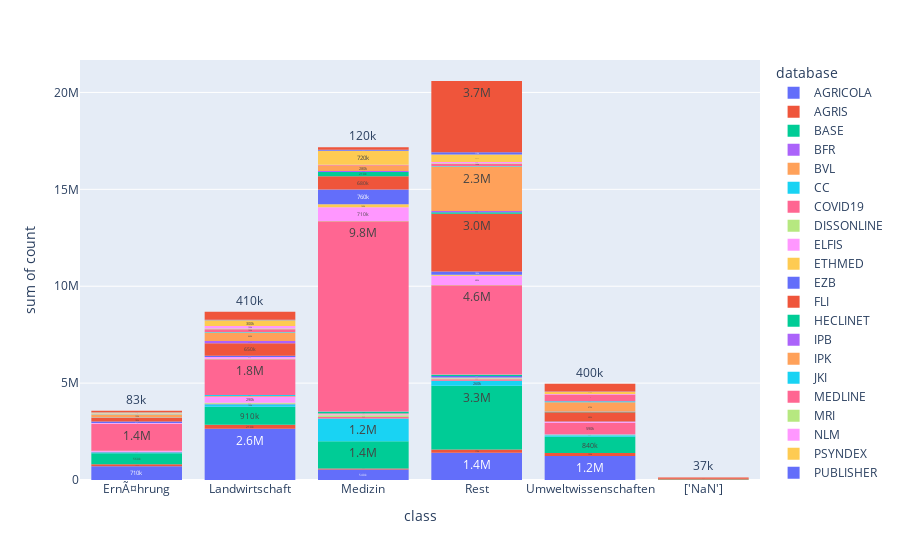

This figure's notebook cell:
### Code cell
titles= "Datenbank & Menge an Veröffentlichungen"
fig1= px.histogram(df_db_class_sum, x="class",y="count",color="database", text_auto='.2s')

fig1.show()

### Figure 1 — Plotly figure (JSON) as saved in the notebook; plotly's stock layout.template omitted (floating-point values rounded to 4 significant figures)
{"data": [{"alignmentgroup": "True", "bingroup": "x", "histfunc": "sum", "hovertemplate": "database=AGRICOLA<br>class=%{x}<br>sum of count=%{y}<extra></extra>", "legendgroup": "AGRICOLA", "marker": {"color": "#636efa", "pattern": {"shape": ""}}, "name": "AGRICOLA", "offsetgroup": "AGRICOLA", "orientation": "v", "showlegend": true, "texttemplate": "%{value:.2s}", "type": "histogram", "x": ["ErnÃ¤hrung", "Landwirtschaft", "Medizin", "Rest", "Umweltwissenschaften", "['NaN']"], "xaxis": "x", "y": [713804, 2643331, 542388, 1405856, 1241343, 6262], "yaxis": "y"}, {"alignmentgroup": "True", "bingroup": "x", "histfunc": "sum", "hovertemplate": "database=AGRIS<br>class=%{x}<br>sum of count=%{y}<extra></extra>", "legendgroup": "AGRIS", "marker": {"color": "#EF553B", "pattern": {"shape": ""}}, "name": "AGRIS", "offsetgroup": "AGRIS", "orientation": "v", "showlegend": true, "texttemplate": "%{value:.2s}", "type": "histogram", "x": ["ErnÃ¤hrung", "Landwirtschaft", "Medizin", "Rest", "Umweltwissenschaften", "['NaN']"], "xaxis": "x", "y": [100131, 212615, 48661, 171709, 150147, 102], "yaxis": "y"}, {"alignmentgroup": "True", "bingroup": "x", "histfunc": "sum", "hovertemplate": "database=BASE<br>class=%{x}<br>sum of count=%{y}<extra></extra>", "legendgroup": "BASE", "marker": {"color": "#00cc96", "pattern": {"shape": ""}}, "name": "BASE", "offsetgroup": "BASE", "orientation": "v", "showlegend": true, "texttemplate": "%{value:.2s}", "type": "histogram", "x": ["ErnÃ¤hrung", "Landwirtschaft", "Medizin", "Rest", "Umweltwissenschaften", "['NaN']"], "xaxis": "x", "y": [564466, 913234, 1403178, 3282043, 842549, 22986], "yaxis": "y"}, {"alignmentgroup": "True", "bingroup": "x", "histfunc": "sum", "hovertemplate": "database=BFR<br>class=%{x}<br>sum of count=%{y}<extra></extra>", "legendgroup": "BFR", "marker": {"color": "#ab63fa", "pattern": {"shape": ""}}, "name": "BFR", "offsetgroup": "BFR", "orientation": "v", "showlegend": true, "texttemplate": "%{value:.2s}", "type": "histogram", "x": ["ErnÃ¤hrung", "Landwirtschaft", "Medizin", "Rest", "Umweltwissenschaften", "['NaN']"], "xaxis": "x", "y": [1546, 5882, 5205, 3325, 693, 40], "yaxis": "y"}, {"alignmentgroup": "True", "bingroup": "x", "histfunc": "sum", "hovertemplate": "database=BVL<br>class=%{x}<br>sum of count=%{y}<extra></extra>", "legendgroup": "BVL", "marker": {"color": "#FFA15A", "pattern": {"shape": ""}}, "name": "BVL", "offsetgroup": "BVL", "orientation": "v", "showlegend": true, "texttemplate": "%{value:.2s}", "type": "histogram", "x": ["ErnÃ¤hrung", "Landwirtschaft", "Medizin", "Rest", "Umweltwissenschaften", "['NaN']"], "xaxis": "x", "y": [780, 2877, 1977, 1768, 394, 4], "yaxis": "y"}, {"alignmentgroup": "True", "bingroup": "x", "histfunc": "sum", "hovertemplate": "database=CC<br>class=%{x}<br>sum of count=%{y}<extra></extra>", "legendgroup": "CC", "marker": {"color": "#19d3f3", "pattern": {"shape": ""}}, "name": "CC", "offsetgroup": "CC", "orientation": "v", "showlegend": true, "texttemplate": "%{value:.2s}", "type": "histogram", "x": ["ErnÃ¤hrung", "Landwirtschaft", "Medizin", "Rest", "Umweltwissenschaften", "['NaN']"], "xaxis": "x", "y": [55293, 132480, 1177605, 263010, 68264, 491], "yaxis": "y"}, {"alignmentgroup": "True", "bingroup": "x", "histfunc": "sum", "hovertemplate": "database=COVID19<br>class=%{x}<br>sum of count=%{y}<extra></extra>", "legendgroup": "COVID19", "marker": {"color": "#FF6692", "pattern": {"shape": ""}}, "name": "COVID19", "offsetgroup": "COVID19", "orientation": "v", "showlegend": true, "texttemplate": "%{value:.2s}", "type": "histogram", "x": ["ErnÃ¤hrung", "Landwirtschaft", "Medizin", "Rest", "Umweltwissenschaften", "['NaN']"], "xaxis": "x", "y": [23708, 19712, 67857, 65168, 9559, 7], "yaxis": "y"}, {"alignmentgroup": "True", "bingroup": "x", "histfunc": "sum", "hovertemplate": "database=DISSONLINE<br>class=%{x}<br>sum of count=%{y}<extra></extra>", "legendgroup": "DISSONLINE", "marker": {"color": "#B6E880", "pattern": {"shape": ""}}, "name": "DISSONLINE", "offsetgroup": "DISSONLINE", "orientation": "v", "showlegend": true, "texttemplate": "%{value:.2s}", "type": "histogram", "x": ["ErnÃ¤hrung", "Landwirtschaft", "Medizin", "Rest", "Umweltwissenschaften"], "xaxis": "x", "y": [4444, 61649, 96660, 52977, 11712], "yaxis": "y"}, {"alignmentgroup": "True", "bingroup": "x", "histfunc": "sum", "hovertemplate": "database=ELFIS<br>class=%{x}<br>sum of count=%{y}<extra></extra>", "legendgroup": "ELFIS", "marker": {"color": "#FF97FF", "pattern": {"shape": ""}}, "name": "ELFIS", "offsetgroup": "ELFIS", "orientation": "v", "showlegend": true, "texttemplate": "%{value:.2s}", "type": "histogram", "x": ["ErnÃ¤hrung", "Landwirtschaft", "Medizin", "Rest", "Umweltwissenschaften", "['NaN']"], "xaxis": "x", "y": [34995, 285687, 43982, 34047, 21519, 53], "yaxis": "y"}, {"alignmentgroup": "True", "bingroup": "x", "histfunc": "sum", "hovertemplate": "database=ETHMED<br>class=%{x}<br>sum of count=%{y}<extra></extra>", "legendgroup": "ETHMED", "marker": {"color": "#FECB52", "pattern": {"shape": ""}}, "name": "ETHMED", "offsetgroup": "ETHMED", "orientation": "v", "showlegend": true, "texttemplate": "%{value:.2s}", "type": "histogram", "x": ["ErnÃ¤hrung", "Landwirtschaft", "Medizin", "Rest", "Umweltwissenschaften"], "xaxis": "x", "y": [100, 1631, 29113, 12997, 93], "yaxis": "y"}, {"alignmentgroup": "True", "bingroup": "x", "histfunc": "sum", "hovertemplate": "database=EZB<br>class=%{x}<br>sum of count=%{y}<extra></extra>", "legendgroup": "EZB", "marker": {"color": "#636efa", "pattern": {"shape": ""}}, "name": "EZB", "offsetgroup": "EZB", "orientation": "v", "showlegend": true, "texttemplate": "%{value:.2s}", "type": "histogram", "x": ["ErnÃ¤hrung", "Landwirtschaft", "Medizin", "Rest", "Umweltwissenschaften"], "xaxis": "x", "y": [1432, 9945, 18398, 70487, 5096], "yaxis": "y"}, {"alignmentgroup": "True", "bingroup": "x", "histfunc": "sum", "hovertemplate": "database=FLI<br>class=%{x}<br>sum of count=%{y}<extra></extra>", "legendgroup": "FLI", "marker": {"color": "#EF553B", "pattern": {"shape": ""}}, "name": "FLI", "offsetgroup": "FLI", "orientation": "v", "showlegend": true, "texttemplate": "%{value:.2s}", "type": "histogram", "x": ["ErnÃ¤hrung", "Landwirtschaft", "Medizin", "Rest", "Umweltwissenschaften", "['NaN']"], "xaxis": "x", "y": [287, 9159, 5232, 2529, 572, 28], "yaxis": "y"}, {"alignmentgroup": "True", "bingroup": "x", "histfunc": "sum", "hovertemplate": "database=HECLINET<br>class=%{x}<br>sum of count=%{y}<extra></extra>", "legendgroup": "HECLINET", "marker": {"color": "#00cc96", "pattern": {"shape": ""}}, "name": "HECLINET", "offsetgroup": "HECLINET", "orientation": "v", "showlegend": true, "texttemplate": "%{value:.2s}", "type": "histogram", "x": ["ErnÃ¤hrung", "Landwirtschaft", "Medizin", "Rest", "Umweltwissenschaften", "['NaN']"], "xaxis": "x", "y": [1041, 664, 78642, 55197, 2660, 22], "yaxis": "y"}, {"alignmentgroup": "True", "bingroup": "x", "histfunc": "sum", "hovertemplate": "database=IPB<br>class=%{x}<br>sum of count=%{y}<extra></extra>", "legendgroup": "IPB", "marker": {"color": "#ab63fa", "pattern": {"shape": ""}}, "name": "IPB", "offsetgroup": "IPB", "orientation": "v", "showlegend": true, "texttemplate": "%{value:.2s}", "type": "histogram", "x": ["ErnÃ¤hrung", "Landwirtschaft", "Medizin", "Rest", "Umweltwissenschaften", "['NaN']"], "xaxis": "x", "y": [220, 4039, 1468, 2681, 308, 20], "yaxis": "y"}, {"alignmentgroup": "True", "bingroup": "x", "histfunc": "sum", "hovertemplate": "database=IPK<br>class=%{x}<br>sum of count=%{y}<extra></extra>", "legendgroup": "IPK", "marker": {"color": "#FFA15A", "pattern": {"shape": ""}}, "name": "IPK", "offsetgroup": "IPK", "orientation": "v", "showlegend": true, "texttemplate": "%{value:.2s}", "type": "histogram", "x": ["ErnÃ¤hrung", "Landwirtschaft", "Medizin", "Rest", "Umweltwissenschaften", "['NaN']"], "xaxis": "x", "y": [1041, 27904, 4398, 8907, 2447, 86], "yaxis": "y"}, {"alignmentgroup": "True", "bingroup": "x", "histfunc": "sum", "hovertemplate": "database=JKI<br>class=%{x}<br>sum of count=%{y}<extra></extra>", "legendgroup": "JKI", "marker": {"color": "#19d3f3", "pattern": {"shape": ""}}, "name": "JKI", "offsetgroup": "JKI", "orientation": "v", "showlegend": true, "texttemplate": "%{value:.2s}", "type": "histogram", "x": ["ErnÃ¤hrung", "Landwirtschaft", "Medizin", "Rest", "Umweltwissenschaften", "['NaN']"], "xaxis": "x", "y": [3379, 57632, 5637, 15377, 10000, 540], "yaxis": "y"}, {"alignmentgroup": "True", "bingroup": "x", "histfunc": "sum", "hovertemplate": "database=MEDLINE<br>class=%{x}<br>sum of count=%{y}<extra></extra>", "legendgroup": "MEDLINE", "marker": {"color": "#FF6692", "pattern": {"shape": ""}}, "name": "MEDLINE", "offsetgroup": "MEDLINE", "orientation": "v", "showlegend": true, "texttemplate": "%{value:.2s}", "type": "histogram", "x": ["ErnÃ¤hrung", "Landwirtschaft", "Medizin", "Rest", "Umweltwissenschaften", "['NaN']"], "xaxis": "x", "y": [1387811, 1838937, 9821811, 4598467, 587804, 1], "yaxis": "y"}, {"alignmentgroup": "True", "bingroup": "x", "histfunc": "sum", "hovertemplate": "database=MRI<br>class=%{x}<br>sum of count=%{y}<extra></extra>", "legendgroup": "MRI", "marker": {"color": "#B6E880", "pattern": {"shape": ""}}, "name": "MRI", "offsetgroup": "MRI", "orientation": "v", "showlegend": true, "texttemplate": "%{value:.2s}", "type": "histogram", "x": ["ErnÃ¤hrung", "Landwirtschaft", "Medizin", "Rest", "Umweltwissenschaften", "['NaN']"], "xaxis": "x", "y": [14705, 34238, 10249, 18136, 4580, 1206], "yaxis": "y"}, {"alignmentgroup": "True", "bingroup": "x", "histfunc": "sum", "hovertemplate": "database=NLM<br>class=%{x}<br>sum of count=%{y}<extra></extra>", "legendgroup": "NLM", "marker": {"color": "#FF97FF", "pattern": {"shape": ""}}, "name": "NLM", "offsetgroup": "NLM", "orientation": "v", "showlegend": true, "texttemplate": "%{value:.2s}", "type": "histogram", "x": ["ErnÃ¤hrung", "Landwirtschaft", "Medizin", "Rest", "Umweltwissenschaften", "['NaN']"], "xaxis": "x", "y": [27998, 88917, 709434, 481174, 41258, 84], "yaxis": "y"}, {"alignmentgroup": "True", "bingroup": "x", "histfunc": "sum", "hovertemplate": "database=PSYNDEX<br>class=%{x}<br>sum of count=%{y}<extra></extra>", "legendgroup": "PSYNDEX", "marker": {"color": "#FECB52", "pattern": {"shape": ""}}, "name": "PSYNDEX", "offsetgroup": "PSYNDEX", "orientation": "v", "showlegend": true, "texttemplate": "%{value:.2s}", "type": "histogram", "x": ["ErnÃ¤hrung", "Landwirtschaft", "Medizin", "Rest", "Umweltwissenschaften", "['NaN']"], "xaxis": "x", "y": [3281, 657, 160815, 40847, 403, 2], "yaxis": "y"}, {"alignmentgroup": "True", "bingroup": "x", "histfunc": "sum", "hovertemplate": "database=PUBLISHER<br>class=%{x}<br>sum of count=%{y}<extra></extra>", "legendgroup": "PUBLISHER", "marker": {"color": "#636efa", "pattern": {"shape": ""}}, "name": "PUBLISHER", "offsetgroup": "PUBLISHER", "orientation": "v", "showlegend": true, "texttemplate": "%{value:.2s}", "type": "histogram", "x": ["ErnÃ¤hrung", "Landwirtschaft", "Medizin", "Rest", "Umweltwissenschaften", "['NaN']"], "xaxis": "x", "y": [81607, 55643, 758829, 175676, 12856, 144], "yaxis": "y"}, {"alignmentgroup": "True", "bingroup": "x", "histfunc": "sum", "hovertemplate": "database=SKH<br>class=%{x}<br>sum of count=%{y}<extra></extra>", "legendgroup": "SKH", "marker": {"color": "#EF553B", "pattern": {"shape": ""}}, "name": "SKH", "offsetgroup": "SKH", "orientation": "v", "showlegend": true, "texttemplate": "%{value:.2s}", "type": "histogram", "x": ["ErnÃ¤hrung", "Landwirtschaft", "Medizin", "Rest", "Umweltwissenschaften", "['NaN']"], "xaxis": "x", "y": [178437, 650033, 681613, 2978169, 482251, 56832], "yaxis": "y"}, {"alignmentgroup": "True", "bingroup": "x", "histfunc": "sum", "hovertemplate": "database=SOMED<br>class=%{x}<br>sum of count=%{y}<extra></extra>", "legendgroup": "SOMED", "marker": {"color": "#00cc96", "pattern": {"shape": ""}}, "name": "SOMED", "offsetgroup": "SOMED", "orientation": "v", "showlegend": true, "texttemplate": "%{value:.2s}", "type": "histogram", "x": ["ErnÃ¤hrung", "Landwirtschaft", "Medizin", "Rest", "Umweltwissenschaften", "['NaN']"], "xaxis": "x", "y": [16441, 5711, 214978, 70712, 27987, 191], "yaxis": "y"}, {"alignmentgroup": "True", "bingroup": "x", "histfunc": "sum", "hovertemplate": "database=SVM<br>class=%{x}<br>sum of count=%{y}<extra></extra>", "legendgroup": "SVM", "marker": {"color": "#ab63fa", "pattern": {"shape": ""}}, "name": "SVM", "offsetgroup": "SVM", "orientation": "v", "showlegend": true, "texttemplate": "%{value:.2s}", "type": "histogram", "x": ["ErnÃ¤hrung", "Landwirtschaft", "Medizin", "Rest", "Umweltwissenschaften", "['NaN']"], "xaxis": "x", "y": [6902, 107932, 54085, 68045, 14660, 166], "yaxis": "y"}, {"alignmentgroup": "True", "bingroup": "x", "histfunc": "sum", "hovertemplate": "database=TIB<br>class=%{x}<br>sum of count=%{y}<extra></extra>", "legendgroup": "TIB", "marker": {"color": "#FFA15A", "pattern": {"shape": ""}}, "name": "TIB", "offsetgroup": "TIB", "orientation": "v", "showlegend": true, "texttemplate": "%{value:.2s}", "type": "histogram", "x": ["ErnÃ¤hrung", "Landwirtschaft", "Medizin", "Rest", "Umweltwissenschaften", "['NaN']"], "xaxis": "x", "y": [147155, 438033, 283278, 2296353, 471812, 3332], "yaxis": "y"}, {"alignmentgroup": "True", "bingroup": "x", "histfunc": "sum", "hovertemplate": "database=UFORDAT<br>class=%{x}<br>sum of count=%{y}<extra></extra>", "legendgroup": "UFORDAT", "marker": {"color": "#19d3f3", "pattern": {"shape": ""}}, "name": "UFORDAT", "offsetgroup": "UFORDAT", "orientation": "v", "showlegend": true, "texttemplate": "%{value:.2s}", "type": "histogram", "x": ["ErnÃ¤hrung", "Landwirtschaft", "Medizin", "Rest", "Umweltwissenschaften"], "xaxis": "x", "y": [4424, 32894, 4057, 30576, 49628], "yaxis": "y"}, {"alignmentgroup": "True", "bingroup": "x", "histfunc": "sum", "hovertemplate": "database=ULIDAT<br>class=%{x}<br>sum of count=%{y}<extra></extra>", "legendgroup": "ULIDAT", "marker": {"color": "#FF6692", "pattern": {"shape": ""}}, "name": "ULIDAT", "offsetgroup": "ULIDAT", "orientation": "v", "showlegend": true, "texttemplate": "%{value:.2s}", "type": "histogram", "x": ["ErnÃ¤hrung", "Landwirtschaft", "Medizin", "Rest", "Umweltwissenschaften", "['NaN']"], "xaxis": "x", "y": [20734, 134765, 31146, 120197, 345563, 219], "yaxis": "y"}, {"alignmentgroup": "True", "bingroup": "x", "histfunc": "sum", "hovertemplate": "database=VITISVEA<br>class=%{x}<br>sum of count=%{y}<extra></extra>", "legendgroup": "VITISVEA", "marker": {"color": "#B6E880", "pattern": {"shape": ""}}, "name": "VITISVEA", "offsetgroup": "VITISVEA", "orientation": "v", "showlegend": true, "texttemplate": "%{value:.2s}", "type": "histogram", "x": ["ErnÃ¤hrung", "Landwirtschaft", "Medizin", "Rest", "Umweltwissenschaften", "['NaN']"], "xaxis": "x", "y": [34902, 42360, 1222, 13755, 5023, 74], "yaxis": "y"}, {"alignmentgroup": "True", "bingroup": "x", "histfunc": "sum", "hovertemplate": "database=VTI<br>class=%{x}<br>sum of count=%{y}<extra></extra>", "legendgroup": "VTI", "marker": {"color": "#FF97FF", "pattern": {"shape": ""}}, "name": "VTI", "offsetgroup": "VTI", "orientation": "v", "showlegend": true, "texttemplate": "%{value:.2s}", "type": "histogram", "x": ["ErnÃ¤hrung", "Landwirtschaft", "Medizin", "Rest", "Umweltwissenschaften", "['NaN']"], "xaxis": "x", "y": [8158, 127797, 9362, 75524, 29821, 868], "yaxis": "y"}, {"alignmentgroup": "True", "bingroup": "x", "histfunc": "sum", "hovertemplate": "database=ZBMED<br>class=%{x}<br>sum of count=%{y}<extra></extra>", "legendgroup": "ZBMED", "marker": {"color": "#FECB52", "pattern": {"shape": ""}}, "name": "ZBMED", "offsetgroup": "ZBMED", "orientation": "v", "showlegend": true, "texttemplate": "%{value:.2s}", "type": "histogram", "x": ["ErnÃ¤hrung", "Landwirtschaft", "Medizin", "Rest", "Umweltwissenschaften", "['NaN']"], "xaxis": "x", "y": [45238, 299355, 718984, 382745, 107871, 2307], "yaxis": "y"}, {"alignmentgroup": "True", "bingroup": "x", "histfunc": "sum", "hovertemplate": "database=ZBSPORT<br>class=%{x}<br>sum of count=%{y}<extra></extra>", "legendgroup": "ZBSPORT", "marker": {"color": "#636efa", "pattern": {"shape": ""}}, "name": "ZBSPORT", "offsetgroup": "ZBSPORT", "orientation": "v", "showlegend": true, "texttemplate": "%{value:.2s}", "type": "histogram", "x": ["ErnÃ¤hrung", "Landwirtschaft", "Medizin", "Rest", "Umweltwissenschaften", "['NaN']"], "xaxis": "x", "y": [11871, 25055, 55711, 114872, 17844, 159], "yaxis": "y"}, {"alignmentgroup": "True", "bingroup": "x", "histfunc": "sum", "hovertemplate": "database=ZBW<br>class=%{x}<br>sum of count=%{y}<extra></extra>", "legendgroup": "ZBW", "marker": {"color": "#EF553B", "pattern": {"shape": ""}}, "name": "ZBW", "offsetgroup": "ZBW", "orientation": "v", "showlegend": true, "texttemplate": "%{value:.2s}", "type": "histogram", "x": ["ErnÃ¤hrung", "Landwirtschaft", "Medizin", "Rest", "Umweltwissenschaften", "['NaN']"], "xaxis": "x", "y": [82763, 411237, 121700, 3677305, 400480, 37281], "yaxis": "y"}], "layout": {"barmode": "relative", "legend": {"title": {"text": "database"}, "tracegroupgap": 0}, "margin": {"t": 60}, "xaxis": {"anchor": "y", "domain": [0, 1], "title": {"text": "class"}}, "yaxis": {"anchor": "x", "domain": [0, 1], "title": {"text": "sum of count"}}}}
